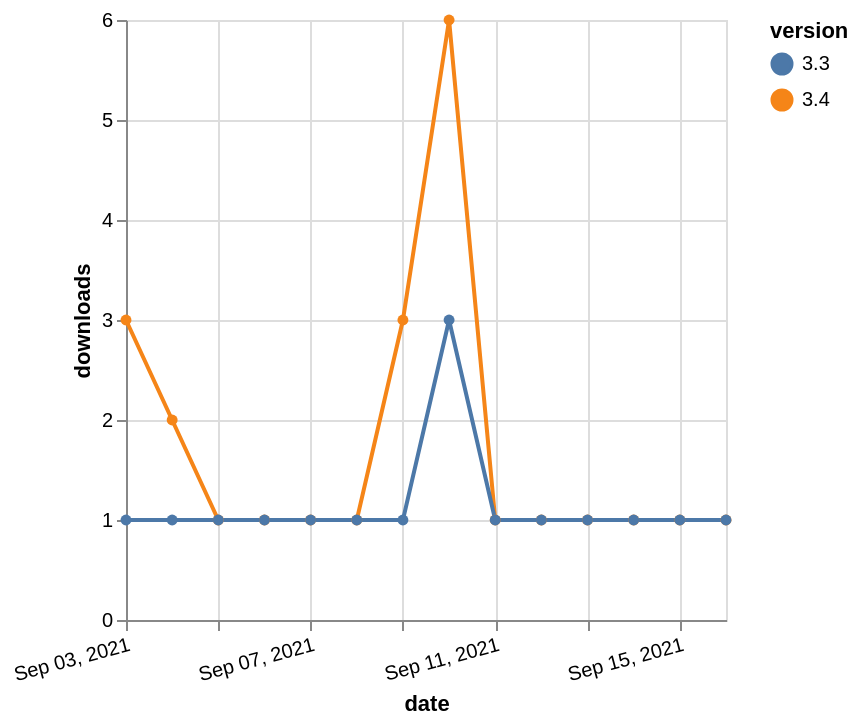

Specify this chart in Vega-Lite:
### Vega-Lite specification from a JSON file in a GitHub repository (floating-point values rounded to 4 significant figures)
{"$schema": "https://vega.github.io/schema/vega-lite/v5.json", "description": "A simple bar chart with embedded data.", "data": {"values": [{"date": "2021-09-03", "total": 472, "delta": 3, "version": "3.4"}, {"date": "2021-09-04", "total": 474, "delta": 2, "version": "3.4"}, {"date": "2021-09-05", "total": 475, "delta": 1, "version": "3.4"}, {"date": "2021-09-06", "total": 476, "delta": 1, "version": "3.4"}, {"date": "2021-09-07", "total": 477, "delta": 1, "version": "3.4"}, {"date": "2021-09-08", "total": 478, "delta": 1, "version": "3.4"}, {"date": "2021-09-09", "total": 481, "delta": 3, "version": "3.4"}, {"date": "2021-09-10", "total": 487, "delta": 6, "version": "3.4"}, {"date": "2021-09-11", "total": 488, "delta": 1, "version": "3.4"}, {"date": "2021-09-12", "total": 489, "delta": 1, "version": "3.4"}, {"date": "2021-09-13", "total": 490, "delta": 1, "version": "3.4"}, {"date": "2021-09-14", "total": 491, "delta": 1, "version": "3.4"}, {"date": "2021-09-15", "total": 492, "delta": 1, "version": "3.4"}, {"date": "2021-09-16", "total": 493, "delta": 1, "version": "3.4"}, {"date": "2021-09-03", "total": 298, "delta": 1, "version": "3.3"}, {"date": "2021-09-04", "total": 299, "delta": 1, "version": "3.3"}, {"date": "2021-09-05", "total": 300, "delta": 1, "version": "3.3"}, {"date": "2021-09-06", "total": 301, "delta": 1, "version": "3.3"}, {"date": "2021-09-07", "total": 302, "delta": 1, "version": "3.3"}, {"date": "2021-09-08", "total": 303, "delta": 1, "version": "3.3"}, {"date": "2021-09-09", "total": 304, "delta": 1, "version": "3.3"}, {"date": "2021-09-10", "total": 307, "delta": 3, "version": "3.3"}, {"date": "2021-09-11", "total": 308, "delta": 1, "version": "3.3"}, {"date": "2021-09-12", "total": 309, "delta": 1, "version": "3.3"}, {"date": "2021-09-13", "total": 310, "delta": 1, "version": "3.3"}, {"date": "2021-09-14", "total": 311, "delta": 1, "version": "3.3"}, {"date": "2021-09-15", "total": 312, "delta": 1, "version": "3.3"}, {"date": "2021-09-16", "total": 313, "delta": 1, "version": "3.3"}]}, "width": "container", "mark": {"type": "line", "point": {"filled": true}}, "encoding": {"x": {"field": "date", "type": "temporal", "timeUnit": "yearmonthdate", "title": "date", "axis": {"labelAngle": -15}}, "y": {"field": "delta", "type": "quantitative", "title": "downloads"}, "color": {"field": "version", "type": "nominal"}, "tooltip": {"field": "delta"}}}
